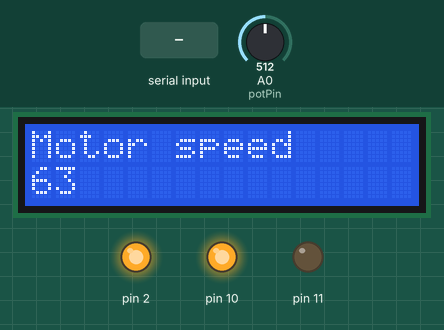
Recording of a sketch running on a simulated Arduino Uno, built with avr-gcc and run on an emulated ATmega328P. On the bench: 16×2 character LCD, output pins drawn as LEDs (lit = HIGH). The test bench sets the inputs (shaded band); at power-on: A0 (potPin) = 512. What the sketch prints to the serial monitor is not drawn.

Above: at 1.2 s.
1.3 s: A0 (potPin) set to 139
At 2.5 s:
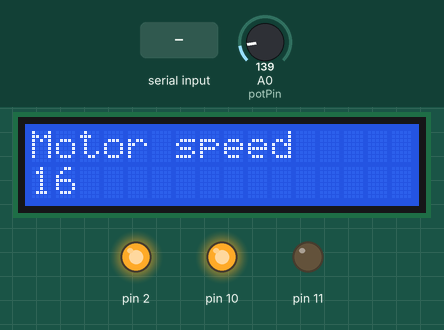
2.8 s: A0 (potPin) set to 118
At 3.6 s:
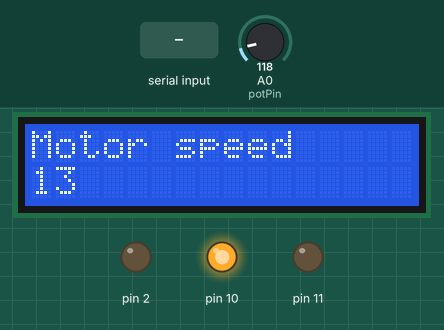
4.3 s: "90,45\n" received over Serial
At 6.8 s:
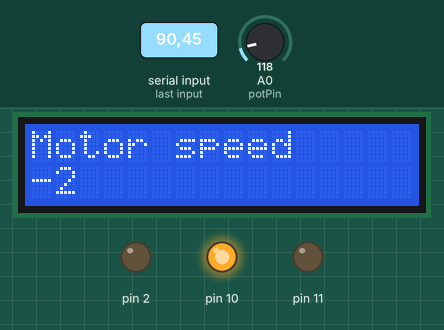
Timing chart, 0 to 8.3 s (numbered marks = the images above; inputs shaded):
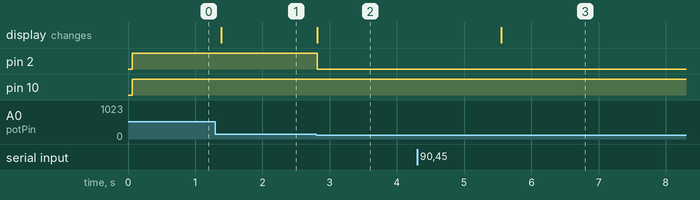

The sketch:

progress.ino
```cpp
#include <LiquidCrystal.h>
//LiquidCrystal lcd(12, 11, 5, 4, 3, 2);
LiquidCrystal lcd(9, 8, 7, 6, 5, 4);
int limit=130;
int potPin = A0; //Potentiometer input pin
int potValue1 = 0;
int potValue2 = 0; // final display variable
int Motorspeed = 0; //speed for motor from pot
//int buttonState = 0;
void setup() {
  Serial.begin(9600);
    lcd.begin(16, 2);
    lcd.print("Motor speed");
    pinMode(10,OUTPUT);//7

   pinMode(11,OUTPUT);//8
    pinMode(2,OUTPUT);//9


    Motorspeed = analogRead(potPin) ;//4
    potValue1 = analogRead(potPin) / 10;
// divide by 1.02 to get percentage
    potValue2 = potValue1 / 0.8;//1.017}

 //   pinMode(buttonState, INPUT);
}


void loop() {
//limit80 ,pot 100
//     Motorspeed = analogRead(potPin) ;//4
//    potValue1 = analogRead(potPin) / 10;
//// divide by 1.02 to get percentage
//    potValue2 = potValue1 / 0.8;//1.017

if (Serial.available() > 0)
{
  int  limit = Serial.parseInt();
  // int limit = (limit1[0] - '0') * 10 + limit1[1] - '0';
  //limit=limit+1;
    Serial.println(limit);

               if(potValue2 > limit)
               { potValue2=limit-2;
                        lcd.setCursor(0, 1);

                    lcd.print(potValue2);
                        lcd.print(" ");
                delay(5000);
               }
                    //Motorspeed = potValue2 * 0.08 ;//4

}

        //if(potValue2 < limit){


      //set motor speed

  //      }
if(Serial.available()==0 && limit==130){
     Motorspeed = analogRead(potPin) ;//4
    potValue1 = analogRead(potPin) / 10;
    potValue2 = potValue1 / 0.8;//1.017
}

  lcd.setCursor(0, 1);
    lcd.print(potValue2);
    lcd.print(" ");
    delay(1);

    digitalWrite(10,HIGH);
digitalWrite(11,LOW);
analogWrite(2,Motorspeed);
delay(100);


//if (buttonState == HIGH); {
//  digitalWrite(7,LOW);
//}

}
```

Measured:
- the behaviour switches between 128 and 127 on A0 (potPin) (found by bisection; images 1 and 2)
- after the input at 1.3 s, the display: changes after 0.09 s (image 1)
- after the input at 2.8 s, pin 2: HIGH → LOW at once; the display: changes at once (image 2)
- after the input at 4.3 s, the display: changes after 1.2 s (image 3)
